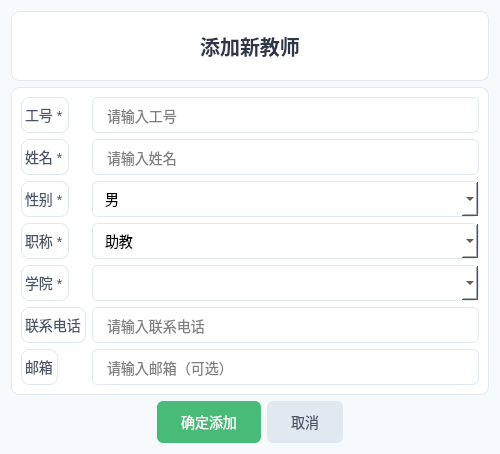
<?xml version="1.0" encoding="UTF-8"?>
<ui version="4.0">
 <class>AddTeacherDialog</class>
 <widget class="QDialog" name="AddTeacherDialog">
  <property name="geometry">
   <rect>
    <x>0</x>
    <y>0</y>
    <width>500</width>
    <height>454</height>
   </rect>
  </property>
  <property name="windowTitle">
   <string>添加教师</string>
  </property>
  <property name="styleSheet">
   <string notr="true">QDialog {
    background: #f7fafc;
}
QFrame {
    background: white;
    border-radius: 8px;
    border: 1px solid #e2e8f0;
}
QLabel {
    color: #4a5568;
    font-size: 14px;
}
QLineEdit {
    border: 1px solid #e2e8f0;
    border-radius: 6px;
    padding: 8px 12px;
    font-size: 14px;
    background: white;
}
QLineEdit:focus {
    border-color: #48bb78;
}
QComboBox {
    border: 1px solid #e2e8f0;
    border-radius: 6px;
    padding: 8px 12px;
    font-size: 14px;
    background: white;
}
QComboBox:focus {
    border-color: #48bb78;
}
QPushButton {
    border: none;
    border-radius: 6px;
    padding: 10px 24px;
    font-size: 14px;
}
QPushButton#okBtn {
    background: #48bb78;
    color: white;
}
QPushButton#okBtn:hover {
    background: #38a169;
}
QPushButton#cancelBtn {
    background: #e2e8f0;
    color: #4a5568;
}
QPushButton#cancelBtn:hover {
    background: #cbd5e0;
}
</string>
  </property>
  <layout class="QVBoxLayout" name="verticalLayout">
   <item>
    <widget class="QLabel" name="titleLabel">
     <property name="styleSheet">
      <string notr="true">font-size: 20px; font-weight: bold; color: #2d3748; padding: 10px 0;</string>
     </property>
     <property name="text">
      <string>添加新教师</string>
     </property>
     <property name="alignment">
      <set>Qt::AlignmentFlag::AlignCenter</set>
     </property>
    </widget>
   </item>
   <item>
    <widget class="QFrame" name="formFrame">
     <layout class="QFormLayout" name="formLayout">
      <item row="0" column="0">
       <widget class="QLabel" name="teacherNoLabel">
        <property name="text">
         <string>工号 *</string>
        </property>
       </widget>
      </item>
      <item row="0" column="1">
       <widget class="QLineEdit" name="teacherNoEdit">
        <property name="placeholderText">
         <string>请输入工号</string>
        </property>
       </widget>
      </item>
      <item row="1" column="0">
       <widget class="QLabel" name="nameLabel">
        <property name="text">
         <string>姓名 *</string>
        </property>
       </widget>
      </item>
      <item row="1" column="1">
       <widget class="QLineEdit" name="nameEdit">
        <property name="placeholderText">
         <string>请输入姓名</string>
        </property>
       </widget>
      </item>
      <item row="2" column="0">
       <widget class="QLabel" name="genderLabel">
        <property name="text">
         <string>性别 *</string>
        </property>
       </widget>
      </item>
      <item row="2" column="1">
       <widget class="QComboBox" name="genderCombo">
        <item>
         <property name="text">
          <string>男</string>
         </property>
        </item>
        <item>
         <property name="text">
          <string>女</string>
         </property>
        </item>
       </widget>
      </item>
      <item row="3" column="0">
       <widget class="QLabel" name="titleLabel">
        <property name="text">
         <string>职称 *</string>
        </property>
       </widget>
      </item>
      <item row="3" column="1">
       <widget class="QComboBox" name="titleCombo">
        <item>
         <property name="text">
          <string>助教</string>
         </property>
        </item>
        <item>
         <property name="text">
          <string>讲师</string>
         </property>
        </item>
        <item>
         <property name="text">
          <string>副教授</string>
         </property>
        </item>
        <item>
         <property name="text">
          <string>教授</string>
         </property>
        </item>
       </widget>
      </item>
      <item row="4" column="0">
       <widget class="QLabel" name="collegeLabel">
        <property name="text">
         <string>学院 *</string>
        </property>
       </widget>
      </item>
      <item row="4" column="1">
       <widget class="QComboBox" name="collegeCombo"/>
      </item>
      <item row="5" column="0">
       <widget class="QLabel" name="phoneLabel">
        <property name="text">
         <string>联系电话</string>
        </property>
       </widget>
      </item>
      <item row="5" column="1">
       <widget class="QLineEdit" name="phoneEdit">
        <property name="placeholderText">
         <string>请输入联系电话</string>
        </property>
       </widget>
      </item>
      <item row="6" column="0">
       <widget class="QLabel" name="emailLabel">
        <property name="text">
         <string>邮箱</string>
        </property>
       </widget>
      </item>
      <item row="6" column="1">
       <widget class="QLineEdit" name="emailEdit">
        <property name="placeholderText">
         <string>请输入邮箱（可选）</string>
        </property>
       </widget>
      </item>
     </layout>
    </widget>
   </item>
   <item>
    <layout class="QHBoxLayout" name="horizontalLayout">
     <item>
      <spacer name="horizontalSpacer">
       <property name="orientation">
        <enum>Qt::Orientation::Horizontal</enum>
       </property>
       <property name="sizeHint" stdset="0">
        <size>
         <width>40</width>
         <height>20</height>
        </size>
       </property>
      </spacer>
     </item>
     <item>
      <widget class="QPushButton" name="okBtn">
       <property name="text">
        <string>确定添加</string>
       </property>
      </widget>
     </item>
     <item>
      <widget class="QPushButton" name="cancelBtn">
       <property name="text">
        <string>取消</string>
       </property>
      </widget>
     </item>
     <item>
      <spacer name="horizontalSpacer_2">
       <property name="orientation">
        <enum>Qt::Orientation::Horizontal</enum>
       </property>
       <property name="sizeHint" stdset="0">
        <size>
         <width>40</width>
         <height>20</height>
        </size>
       </property>
      </spacer>
     </item>
    </layout>
   </item>
  </layout>
 </widget>
 <resources/>
 <connections>
  <connection>
   <sender>okBtn</sender>
   <signal>clicked()</signal>
   <receiver>AddTeacherDialog</receiver>
   <slot>accept()</slot>
   <hints>
    <hint type="sourcelabel">
     <x>275</x>
     <y>430</y>
    </hint>
    <hint type="destinationlabel">
     <x>250</x>
     <y>240</y>
    </hint>
   </hints>
  </connection>
  <connection>
   <sender>cancelBtn</sender>
   <signal>clicked()</signal>
   <receiver>AddTeacherDialog</receiver>
   <slot>reject()</slot>
   <hints>
    <hint type="sourcelabel">
     <x>375</x>
     <y>430</y>
    </hint>
    <hint type="destinationlabel">
     <x>250</x>
     <y>240</y>
    </hint>
   </hints>
  </connection>
 </connections>
</ui>
